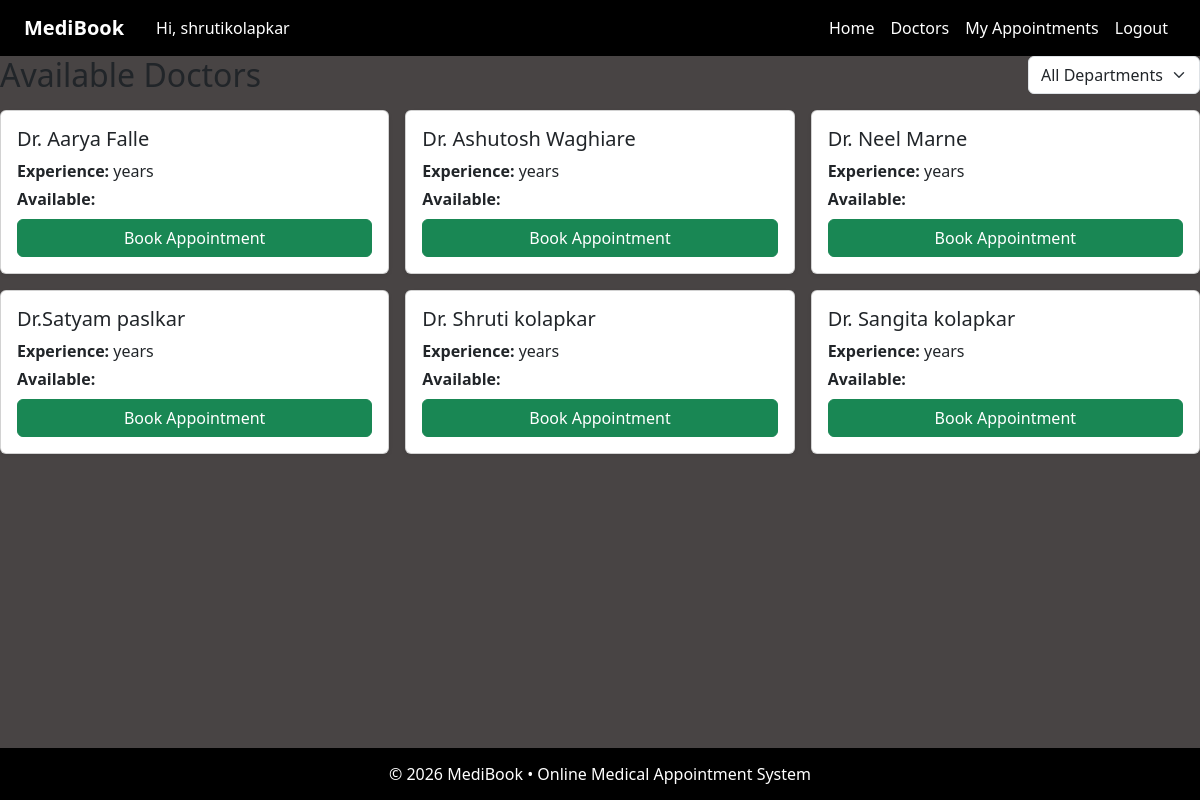
The app's page /doctors/ (signed in) with its own data.
### appointments/models.py (models this page shows, shortened)
class Doctor(models.Model):
    name = models.CharField(max_length=100)

### appointments/views.py (the view)
# urls.py: path('doctors/', views.doctors_list, name='doctors'),
def doctors_list(request):
    doctors = Doctor.objects.all()
    return render(request, 'doctors.html', {
        'doctors': doctors
    })

### templates/doctors.html (shortened to what this page needs)
{% extends 'base.html' %}
{% block content %}
<div class="d-flex align-items-center justify-content-between mb-3">
  <h2 class="mb-0">Available Doctors</h2>
  <form method="get" class="d-flex" style="max-width:280px;">
    <select name="department" class="form-select" onchange="this.form.submit()">
      <option value="">All Departments</option>
    </select>
  </form>
</div>
<div class="row g-3">
  {% for doctor in doctors %}
  <div class="col-md-4">
    <div class="card h-100 shadow-sm">
      <div class="card-body">
        <h5 class="card-title">{{ doctor.name }}</h5>
        <p class="mb-1"><b>Experience:</b> {{ doctor.experience }} years</p>
        <p class="mb-2"><b>Available:</b> {{ doctor.available_time }}</p>
        <a href="/book/{{ doctor.id }}/" class="btn btn-success w-100">Book Appointment</a>
      </div>
    </div>
  </div>
  {% empty %}
  <p>No doctors available.</p>
  {% endfor %}
</div>
{% endblock %}

### templates/base.html (shortened to what this page needs)
{% load static %}
<!DOCTYPE html>
<html lang="en">
<head>
  <link href="https://cdn.jsdelivr.net/npm/bootstrap@5.3.3/dist/css/bootstrap.min.css" rel="stylesheet">
  <link rel="stylesheet" href="{% static 'css/style.css' %}">
</head>
<body>
  <div class="page-wrapper">
    <nav class="navbar navbar-expand-lg px-4">
      <a class="navbar-brand fw-bold" href="/">MediBook</a>
      {% if user.is_authenticated %}
        <span class="ms-3">Hi, {{ user.username }}</span>
      {% endif %}
      <div class="collapse navbar-collapse" id="nav">
        <ul class="navbar-nav ms-auto">
          <li class="nav-item"><a class="nav-link" href="/">Home</a></li>
          <li class="nav-item"><a class="nav-link" href="/doctors/">Doctors</a></li>
          {% if user.is_authenticated %}
            <li class="nav-item"><a class="nav-link" href="/my-appointments/">My Appointments</a></li>
            <li class="nav-item">
              <form method="post" action="/accounts/logout/">
                <button type="submit" class="nav-link btn btn-link text-white" style="text-decoration:none;">
                  Logout
                </button>
              </form>
            </li>
          {% else %}
            <li class="nav-item"><a class="nav-link" href="/accounts/login/">Login</a></li>
          {% endif %}
        </ul>
      </div>
    </nav>
    <main class="main-content">
      {% block content %}{% endblock %}
    </main>
    <footer class="site-footer">
      © 2026 MediBook • Online Medical Appointment System
    </footer>
  </div>
</body>
</html>

### static/css/style.css (style rules this page uses)
html, body { height: 100%; margin: 0; background: #484444; }
.page-wrapper { min-height: 100vh; display: flex; flex-direction: column; }
.main-content { flex: 1; }
.navbar { background: #000 !important; }
.navbar .nav-link, .navbar .navbar-brand, .navbar span { color: #fff !important; }
.site-footer { background: #000; color: #fff; text-align: center; padding: 14px; }

### records on screen
Doctor: name "Dr. Aarya Falle"
Doctor: name "Dr. Ashutosh Waghiare"
Doctor: name "Dr. Neel Marne"
Doctor: name "Dr.Satyam paslkar"
Doctor: name "Dr. Shruti kolapkar"
Doctor: name "Dr. Sangita kolapkar"

### other values on screen
{{ user.username }} "shrutikolapkar"
